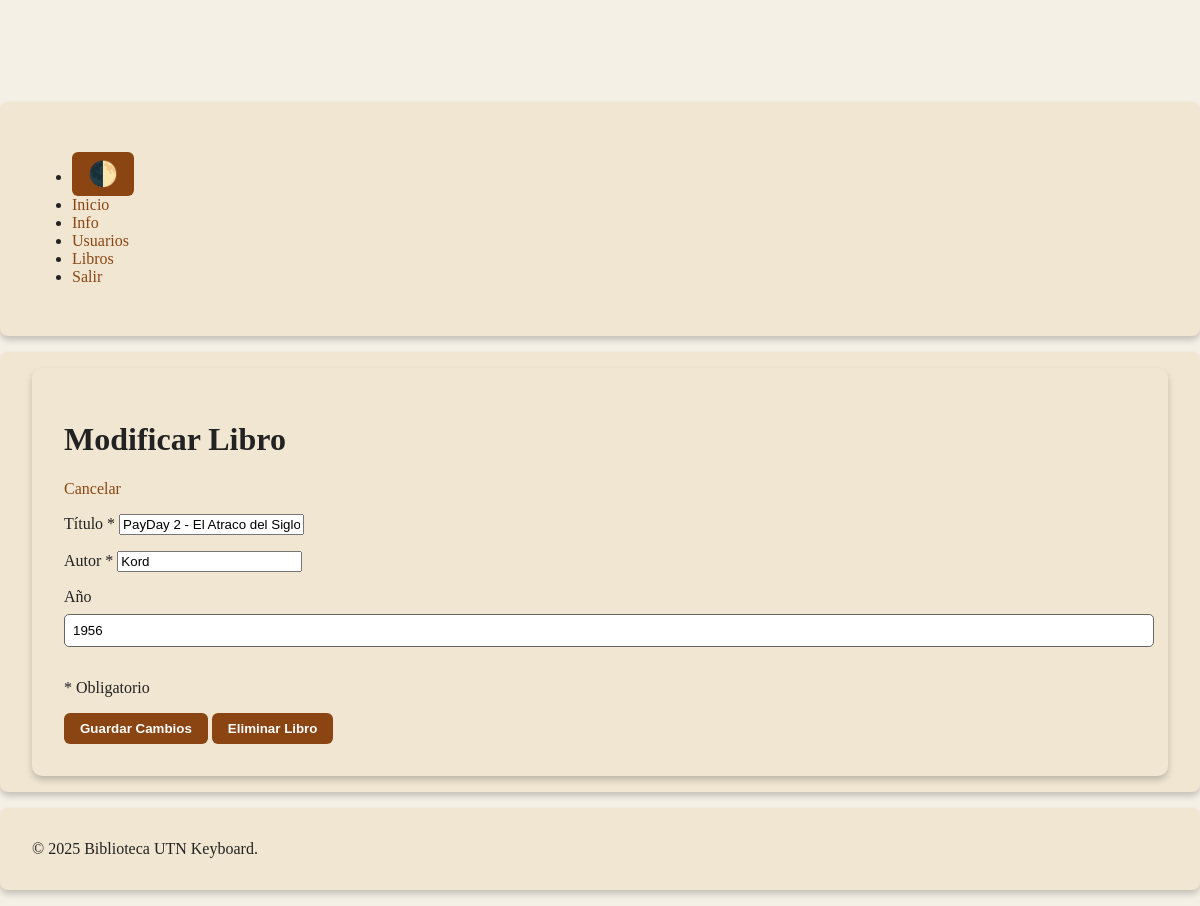
Screenshot of /libros-busca.php?id=2 (signed in) with the database file from the repository.
### tables this page shows
CREATE TABLE libros (
                    id INTEGER PRIMARY KEY AUTOINCREMENT,
                    titulo TEXT NOT NULL,
                    autor TEXT NOT NULL,
                    anio INTEGER
                );

### libros-busca.php (called while the page is built, shortened)
<?php
try {
    $id = recuperaIdEntero("id");
    $pdo = Bd::pdo();
    $stmt = $pdo->prepare("SELECT * FROM libros WHERE id = :id");
    $stmt->execute([":id" => $id]);
    $libro = $stmt->fetch(PDO::FETCH_ASSOC);
    $tituloHtml = htmlentities($libro["titulo"]);
    $autorHtml = htmlentities($libro["autor"]);
    $anioHtml = htmlentities($libro["anio"]);
    require "libros-modifica.php";
} catch (Exception $e) {
    $errorHtml = htmlentities($e->getMessage());
    require "error.php";
}

### libros-modifica.php (the view, shortened to what this page needs)
<!DOCTYPE html>
<html lang="es">
<head>
    <link rel="stylesheet" href="estilos.css">
</head>
<body>
    <?php require "header.php" ?>
    <main>
        <form action="libros-actualiza.php" method="post">
            <h1>Modificar Libro</h1>
            <p><a href="libros-lista.php">Cancelar</a></p>
            <p>
                <label>Título *
                    <input name="titulo" value="<?= $tituloHtml ?>" required>
                </label>
            </p>
            <p>
                <label>Autor *
                    <input name="autor" value="<?= $autorHtml ?>" required>
                </label>
            </p>
            <p>
                <label>Año
                    <input name="anio" type="number" value="<?= $anioHtml ?>">
                </label>
            </p>
            <p>* Obligatorio</p>
            <button type="submit">Guardar Cambios</button>
            <button type="submit"
                    formaction="libros-elimina.php"
                    onclick="if (!confirm('¿Confirma la eliminación del libro?')) { event.preventDefault() }">
                Eliminar Libro
            </button>
        </form>
    </main>
    <?php require "footer.php" ?>
</body>
</html>

### estilos.css (style rules this page uses)
:root { --bg: #f5f0e6; --text: #222222; --card: #f0e6d2; --accent: #8b4513; --accent-hover: #c17d11; --muted: #666666; --shadow: rgba(0,0,0,0.2); }
html, body { background-color: var(--bg); color: var(--text); margin: 0; font-family: 'Georgia', serif; transition: background-color 0.3s ease, color 0.3s ease; animation: fadeIn 1s ease; }
main, nav, footer { background-color: var(--card); padding: 1rem 2rem; margin: 1rem auto; border-radius: 8px; box-shadow: 0 4px 6px var(--shadow); transition: background-color 0.3s ease, color 0.3s ease, box-shadow 0.3s ease; animation: fadeIn 1s ease; }
a { color: var(--accent); text-decoration: none; transition: all 0.3s ease; }
button { background-color: var(--accent); color: #fff; border: none; padding: 0.5rem 1rem; border-radius: 6px; cursor: pointer; font-weight: bold; transition: all 0.3s ease; }
form { background-color: var(--card); padding: 2rem; border-radius: 10px; box-shadow: 0 4px 6px var(--shadow); animation: fadeIn 1s ease; }
input[type="text"], input[type="email"], input[type="password"], input[type="number"] { padding: 0.5rem; border: 1px solid var(--muted); border-radius: 5px; width: 100%; margin-top: 0.5rem; margin-bottom: 1rem; transition: all 0.3s ease; }
body, main, nav, footer, form, table { transition: background-color 0.25s ease, color 0.25s ease, box-shadow 0.25s ease; }

### rows the page displays
libros: titulo "PayDay 2 - El Atraco del Siglo", autor "Kord", anio "1956"
